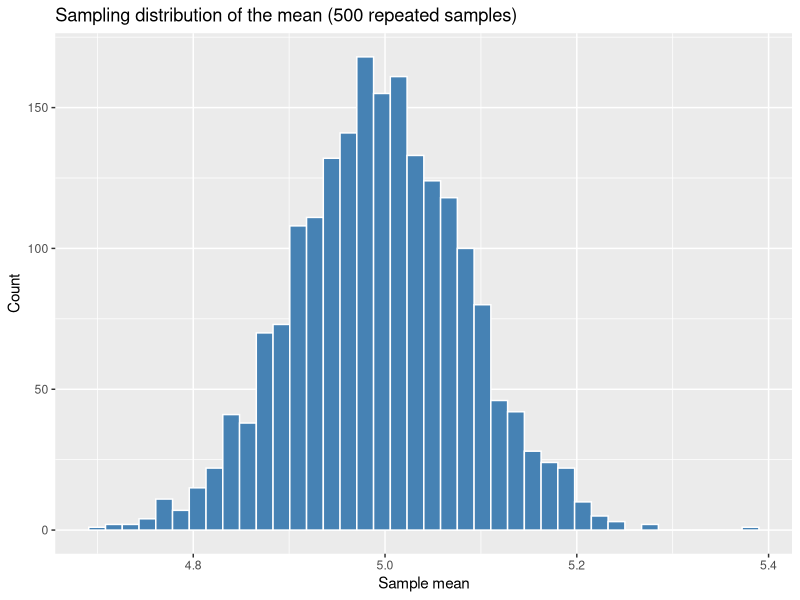

Reproduce this figure in R.
## ---- chunk 1
sample(c("heads", "tails"), size = 10, replace = TRUE)
## ---- chunk 2
rnorm(5, mean = 0, sd = 1)
## ---- chunk 3
library(tidyverse)

set.seed(1)
population <- rnorm(100000, mean = 5, sd = 2)

sample_means <- replicate(2000, {
  mean(sample(population, size = 500))
})

ggplot(tibble(sample_means), aes(x = sample_means)) +
  geom_histogram(bins = 40, fill = "steelblue", color = "white") +
  labs(title = "Sampling distribution of the mean (500 repeated samples)",
       x = "Sample mean", y = "Count")
